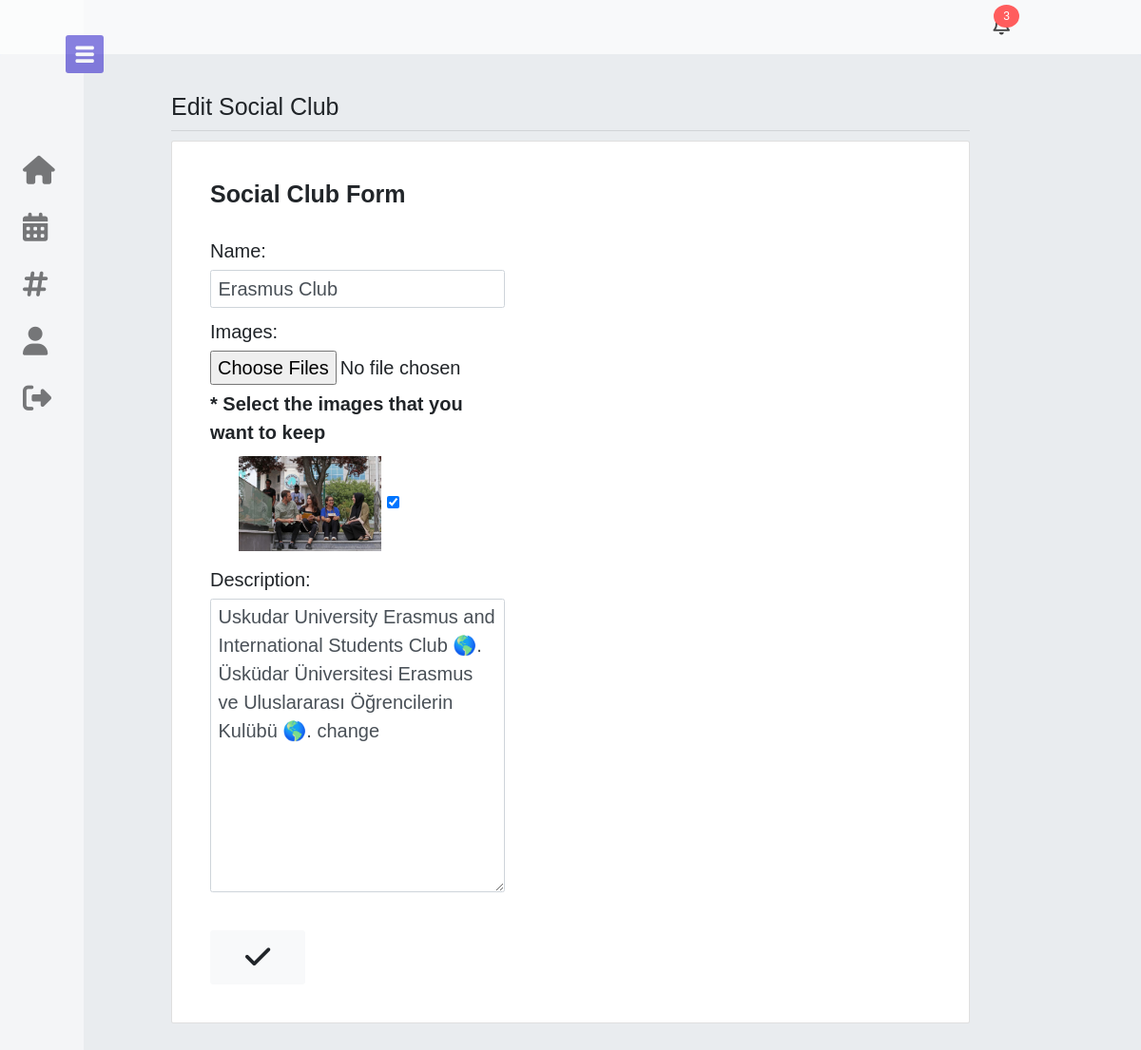
Screenshot of /edit-club/1/ (signed in) with the database file from the repository.
### users/models.py (models this page shows, shortened)
class Profile(models.Model):
    user = models.OneToOneField(User, on_delete=models.CASCADE)
    avatar = models.ImageField(default='default.jpg', upload_to='profile_images')
    bio = models.TextField()
    ambassador = models.BooleanField(default=False, null=True)
    new_notification_count = models.IntegerField(default=0, null=True, blank=True)
    dont_recommend_events = models.ManyToManyField(Event, related_name="events_dont_recommend", blank=True, default=None)

### social_clubs/models.py (models this page shows, shortened)
class SocialClub(models.Model):
    name = models.CharField(max_length=100)
    description = models.TextField()
    members = models.ManyToManyField(User, related_name='clubs_joined')
    managers = models.ManyToManyField(User, related_name='admin_of')

class SocialClubImage(models.Model):
    social_club = models.ForeignKey(SocialClub, on_delete=models.CASCADE, related_name='social_club_images')
    image = models.ImageField(upload_to='social_club_images/')

### social_clubs/views.py (the view)
# urls.py: path('edit-club/<int:pk>/', edit_club, name='edit-club'),
@login_required
def edit_club(request, pk):
    club = SocialClub.objects.get(pk=pk)
    if request.user in club.managers.all() or request.user.is_staff:
        if request.method == 'POST':
            image_form = SocialClubImageForm(request.POST, instance=club)
            form = CreateSocialClubForm(request.POST,instance=club, user=request.user)
            if form.is_valid():
                form.save()
                add_images = request.POST.getlist('keep_image_add')
                no_delete_images = request.POST.getlist('no_delete_image')
                to_delete = [x.id for x in club.social_club_images.all()]
                for image_id in to_delete:
                    if str(image_id) not in no_delete_images:
                        image = club.social_club_images.get(id=image_id)
                        image.delete()
                for image in request.FILES.getlist('images'):
                    if str(image) in add_images:
                        SocialClubImage.objects.create(social_club=club, image=image)
                return redirect('club-detail', pk=club.pk)
        else:
            form = CreateSocialClubForm(instance=club, user=request.user)
            image_form = SocialClubImageForm(instance=club)
        return render(request, 'social_clubs/edit_club.html', {'form':form,'image_form':image_form})
    else:
        raise PermissionDenied()

### social_clubs/forms.py
class CreateSocialClubForm(forms.ModelForm):
    def __init__(self, *args, **kwargs):
        self.user = kwargs.pop('user')
        super().__init__(*args, **kwargs)
    class Meta:
        model = SocialClub
        fields = ['name', "description",
                  ]
        widgets = {
            'name': forms.TextInput(attrs={'class': 'form-control', 'placeholder': 'Name'}),
            'description': forms.Textarea(attrs={'class': 'form-control', 'placeholder': 'Description'}),
        }

class SocialClubImageForm(forms.ModelForm):
    images = forms.ImageField(widget=forms.ClearableFileInput(attrs={'multiple': True}), required=False)
    class Meta:
        model = SocialClubImage
        fields = ('images',)

### events/custom_filters.py (called while the page is built)
@register.filter
def sort_and_slice(notifications, count):
    if count > 5:
        count = 5
    return notifications.order_by("-created_time")[:count]

@register.filter
def is_manager(user):
    all_managers = [x.managers.all() for x in SocialClub.objects.all()]
    for i in all_managers:
        for j in i:
            if user == j:
                return True
    return False

### templates/social_clubs/edit_club.html (shortened to what this page needs)
{% extends 'base.html' %}
{% block content %}
<h1>Edit Social Club</h1>
<hr/>
{% include 'social_clubs/partials/club_form.html' with create=False %}
{% endblock %}

### templates/base.html (shortened to what this page needs)
{% load custom_filters %}
{% load static %}
<!doctype html>
<html lang="en" style="font-size: 10px;">
<head>
  <link rel="stylesheet" href="https://maxcdn.bootstrapcdn.com/bootstrap/4.0.0/css/bootstrap.min.css"
>
    <link rel="stylesheet" href="{% static 'css/main.css' %}">
    <link rel="stylesheet" href="{% static 'css/events.css' %}">
    <link rel="stylesheet" href="{% static 'css/social_clubs.css' %}">
</head>
<body>
  {% if user.is_authenticated %}
  <nav class="sidebar close" style="z-index: 99999900000;">
    <header>
        <div class="image-text">
        </div>
        <i class="fa-solid fa-bars toggle"></i>
    </header>
    <div class="menu-bar">
        <div class="menu">
            <ul class="menu-links">
              <li class="nav-link menus-link" id="home">
                <a href="{% url 'users-home' %}">
                  <i class="fa-solid fa-house" style="color:black; font-size: 30px;"> </i>
                </a>
            </li>
                <li class="nav-link menus-link" onmouseover="console.log(this.childNodes)">
                    <a href="{% url 'events' %}">
                      <i class="fa-solid fa-calendar-days" style="color:black; font-size: 30px;"> </i>
                    </a>
                </li>
                <li class="nav-link menus-link">
                    <a href="{% url 'social-clubs' %}">
                      <i class="fa-sharp fa-solid fa-hashtag" style="color:black; font-size: 30px;"></i>
                    </a>
                </li>
                <li class="nav-link menus-link">
                    <a href="{% url 'users-profile' pk=request.user.pk%}">
                      <i class="fa-solid fa-user" style="color:black; font-size: 30px;"> </i>
                    </a>
                </li>
                  <li class="nav-link menus-link">
                    <a href="{% url 'logout' %}">
                      <i class="fa-solid fa-right-from-bracket" style="color:black; font-size: 30px;"> </i>
                    </a>
                </li>
        </div>
    </div>
</nav>
{% endif %}
<nav  class="navbar navbar-expand-lg navbar-{% if user.is_authenticated %}dark{%else%}light{%endif%} bg-{% if user.is_authenticated %}light{%else%}dark p-3{%endif%}">
    <ul class="navbar-nav ml-auto" style="margin-right: 10%;">
      {% if user.is_authenticated %}
      <ul class="notification-drop" style="z-index: 9999999999999;">
        <li class="item">
           <span class="btn__badge {% if request.user.profile.new_notification_count > 0 %}pulse-button{% endif %} ">{{request.user.profile.new_notification_count}}</span>
        </li>
      </ul>
      {% else %}
      <a href="{% url 'login' %}" class="nav-link text-light" style="font-size: 2.5rem;"></i> Login</a>
      <a href="{% url 'users-register' %}" class="nav-link ml-5 text-light" style="font-size: 2.5rem;"></i> Sign Up</a>
      {% endif %}
    </ul>
</nav>
  <div class="jumbotron" style="margin:0; padding-left: 15%; padding-right: 15%; min-height: 1000px;">
    {% block content %}{% endblock %}
  </div>
</body>
</html>

### templates/social_clubs/partials/club_form.html (shortened to what this page needs)
{% block content %}
<div class="card" style="font-size: 2rem; padding: 10px;">
  <div class="form-content p-5" >
    <h1><b>Social Club Form</b></h1>
    <form method="post" class="mt-5" enctype="multipart/form-data">
      <div class="form-row">
        <div class="col-md-5">
          <div class="form-group">
            <label class="">Name:</label>
            {{ form.name }}
          </div>
           <div class="form-group">
            <label class="">Images:</label>
            {{ image_form.images }}
            <p class="mb-2 mt-2"><b>* Select the images that you want to keep</b></p>
            <div class="ml-5" style="max-width: fit-content;"  id="image-preview">
              {% if form.instance and not create %}
                  {% for image in form.instance.social_club_images.all %}
                      <div class="image-preview-item mt-3 mb-3">
                          <label class="checkbox_img" for="{{image.id}}"><img src="{{ image.image.url }}" height="100px" width="150px" title="{{ image.image.name }}"></label>
                          <input type="checkbox" name="no_delete_image" checked value="{{ image.id }}">
                      </div>
                  {% endfor %}
              {% endif %}
          </div>
          </div>
          <div class="form-group">
            <label class="">Description:</label>
            {{ form.description }}
          </div>
        </div>
      </div>
      <br/>
      <button type="submit" class="btn btn-light btn-lg" style="font-size: 3rem; width: 100px;">
        <i class="fa-solid fa-check"></i>
      </button>
    </form>
  </div>
</div>
{% endblock %}

### static/css/main.css (style rules this page uses)
body { font-family: 'Roboto' !important; }
.form-group textarea { font-size: 2rem; }
.form-group input { font-size: 2rem; }
body { background-color: #e9ecef; }
* { margin: 0; padding: 0; box-sizing: border-box; font-family: 'Poppins', sans-serif; }
:root { --body-color: #E4E9F7; --sidebar-color: #FFF; --primary-color: #1707c4; --primary-color-light: #F6F5FF; --toggle-color: #DDD; --text-color: #383838; --tran-03: all 0.2s ease; --tran-03: all 0.3s ease; --tran-04: all 0.3s ease; --tran-05: all 0.3s ease; }
body { min-height: 100vh; background-color: var(--body-color); transition: var(--tran-05); }
.sidebar { position: fixed; top: 0; left: 0; height: 100%; width: 250px; padding: 10px 14px; background: var(--sidebar-color); transition: var(--tran-05); z-index: 100; }
.sidebar.close { width: 88px; }
.sidebar li { height: 50px; list-style: none; display: flex; align-items: center; margin-top: 10px; }
.sidebar header { position: relative; }
.sidebar header .image-text { display: flex; align-items: center; }
.sidebar header .toggle { position: absolute; top: 50%; right: -35px; transform: translateY(-50%) rotate(180deg); height: 40px; width: 40px; background-color: var(--primary-color); color: var(--sidebar-color); border-radius: 3px; display: flex; align-items: center; justify-content: center; font-size: 22px; cursor: pointer; transition: var(--tran-05); }
.sidebar.close .toggle { transform: translateY(-50%) rotate(0deg); }
.sidebar .menu { margin-top: 40px; }
.sidebar li a { list-style: none; height: 100%; background-color: transparent; display: flex; align-items: center; height: 100%; width: 100%; border-radius: 6px; text-decoration: none; transition: var(--tran-03); }
.sidebar .menu-bar { height: calc(100% - 55px); display: flex; flex-direction: column; justify-content: space-between; overflow-y: scroll; }
ul { list-style: none; margin: 0; padding: 0; }
.notification-drop { font-family: 'Ubuntu', sans-serif; color: #444; }
.notification-drop .item { padding: 10px; font-size: 18px; position: relative; border-bottom: 1px solid #ddd; }
@media screen and (min-width: 500px) { .notification-drop { display: flex; justify-content: flex-end; } }
@media screen and (min-width: 500px) { .notification-drop .item { border: none; } }
.btn__badge { background: #FF5D5D; color: white; font-size: 12px; position: absolute; top: 0; right: 0px; padding: 3px 10px; border-radius: 50%; }
.pulse-button { box-shadow: 0 0 0 0 rgba(255, 0, 0, 0.5); -webkit-animation: pulse 1.5s; }

### rows the page displays
SocialClub: name "Erasmus Club", description "Uskudar University Erasmus and International Students Club 🌎. Üsküdar Üniversitesi Erasmus ve Uluslararası Öğrencilerin Kulübü 🌎. change"
SocialClubImage: image (picture)

### other values shown
{{ request.user.profile.new_notification_count }} "3"
